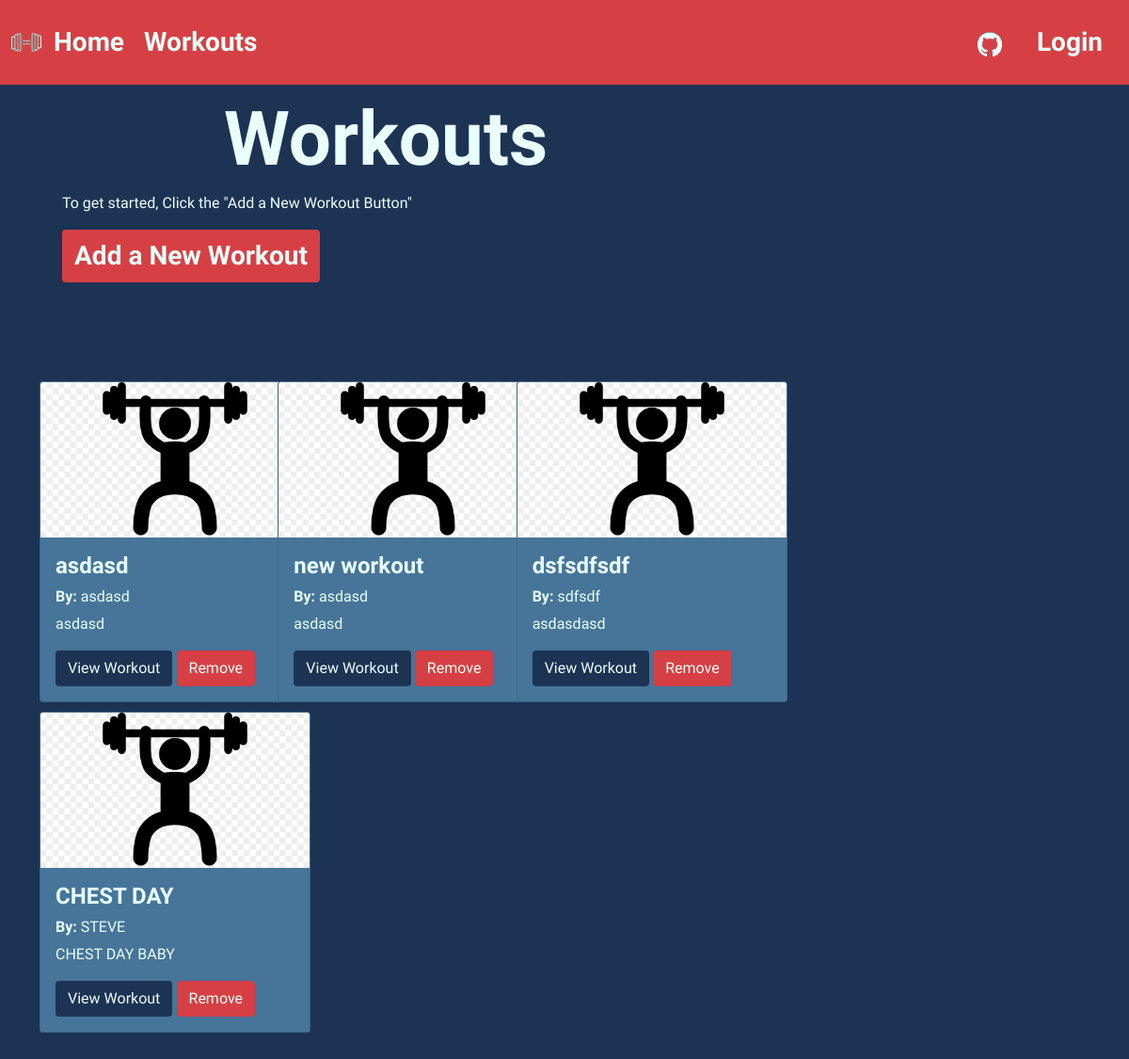
The page /workouts/ on the database as committed earlier.
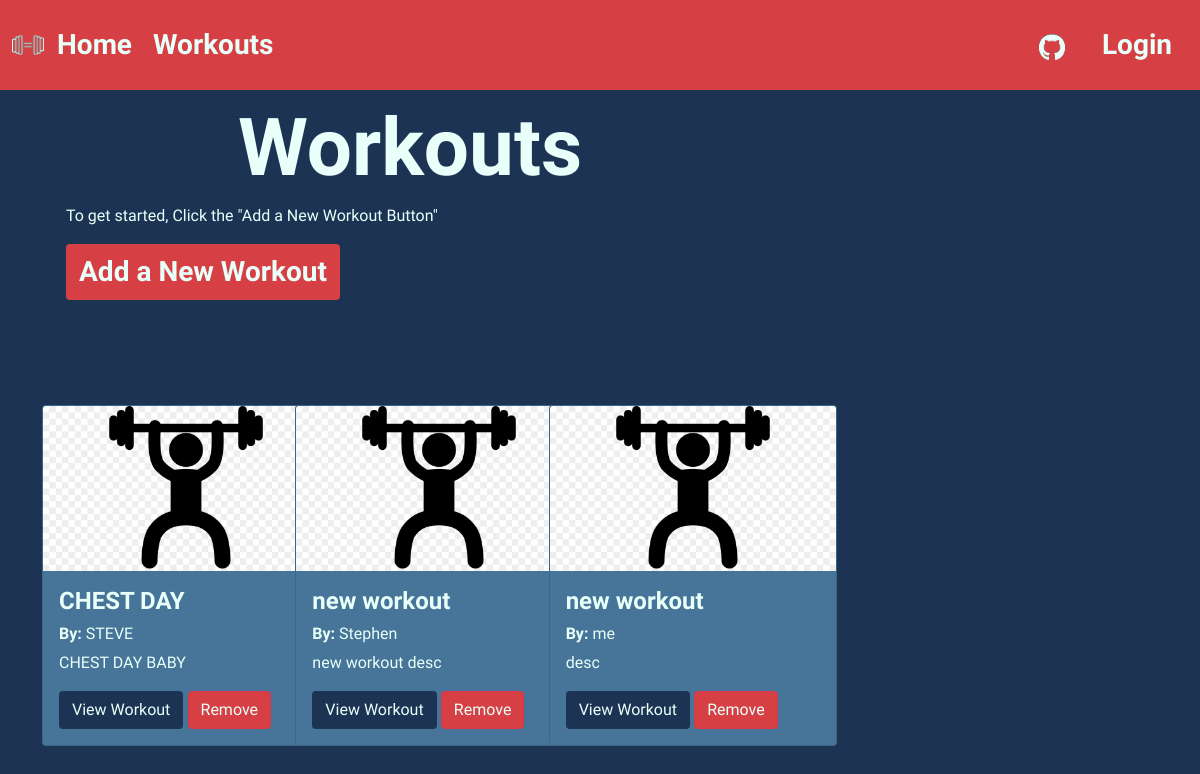
The same page on the database as committed later.
### workout_app/models.py (models this page shows, shortened)
class Workout(models.Model):
    workout_title = models.CharField(max_length=20)
    description = models.TextField(max_length=200)
    author = models.CharField(max_length=20)

### workout_app/views.py (the view)
# urls.py: path('workouts/',views.WorkoutListView.as_view(),name='workouts'),
class WorkoutListView(ListView):
    model = Workout

### workout_app/templates/workout_app/workout_list.html (shortened to what this page needs)
{% extends 'base.html' %}
{% load static %}
{% block content %}
    <div class="container">
        <h1 class="workouts-title">Workouts</h1>
        <p>To get started, Click the "Add a New Workout Button"</p>
        <a class='btn btn-addnew' href="{% url 'add_workout' %}">Add a New Workout</a>
    </div>
<div class="vertical-center">
    <div class="container-md-12">
        {% for workout in workout_list %}
        {% if forloop.first %}<div class="row">{% endif %}
        <div class="col-md-4">
                <div class="card" style="width: 18rem;">
                    <img src="{% static 'images/snatch.jpg' %}" class="card-img-top" alt="image not found">
                    <div class="card-body">
                        <h5 class="card-title">{{ workout.workout_title }}</h5>
                        <h6 class="card-author"><strong>By: </strong> {{ workout.author }}</h6>
                        <p class="card-text">{{ workout.description }}</p>
                        <a href="{% url 'workout_detail' workout.pk %}" class="btn btn-viewworkout">View Workout</a>
                        <button type="button" class="btn btn-danger btn-remove" data-bs-toggle="modal" data-bs-target="#removeModal">Remove</button>
                    </div>
                </div>
        </div>
        {% if forloop.counter|divisibleby:3 %}</div><div class="row">{% endif %}
        {% if forloop.last %}</div>{% endif %}
        {% endfor %}
    </div>
</div>
{% endblock %}

Rows that differ between the two databases and show on the page:
removed Workout: workout_title "asdasd", author "asdasd", description "asdasd"
removed Workout: workout_title "new workout", author "asdasd", description "asdasd"
removed Workout: workout_title "dsfsdfsdf", author "sdfsdf", description "asdasdasd"
added Workout: workout_title "new workout", author "Stephen", description "new workout desc"
added Workout: workout_title "new workout", author "me", description "desc"
